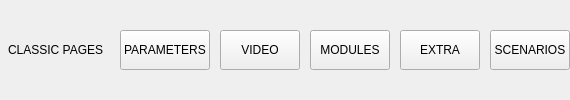
         <widget class="QWidget" name="classicRow" native="true">
          <layout class="QHBoxLayout" name="classicRowLayout">
           <property name="spacing">
            <number>10</number>
           </property>
           <property name="leftMargin">
            <number>8</number>
           </property>
           <property name="topMargin">
            <number>0</number>
           </property>
           <property name="rightMargin">
            <number>0</number>
           </property>
           <property name="bottomMargin">
            <number>0</number>
           </property>
           <item>
            <widget class="QLabel" name="classicHeading">
             <property name="text">
              <string>CLASSIC PAGES</string>
             </property>
             <property name="role" stdset="0">
              <string>heading</string>
             </property>
             <property name="letterSpacing" stdset="0">
              <double>2.6</double>
             </property>
            </widget>
           </item>
           <item>
            <spacer name="gap_38">
             <property name="orientation">
              <enum>Qt::Orientation::Horizontal</enum>
             </property>
             <property name="sizeType">
              <enum>QSizePolicy::Policy::Fixed</enum>
             </property>
             <property name="sizeHint" stdset="0">
              <size>
               <width>6</width>
               <height>1</height>
              </size>
             </property>
            </spacer>
           </item>
           <item>
            <widget class="QPushButton" name="classicParameters">
             <property name="text">
              <string>PARAMETERS</string>
             </property>
             <property name="focusPolicy">
              <enum>Qt::FocusPolicy::NoFocus</enum>
             </property>
             <property name="cursor">
              <cursorShape>PointingHandCursor</cursorShape>
             </property>
             <property name="minimumSize">
              <size>
               <width>0</width>
               <height>40</height>
              </size>
             </property>
             <property name="maximumSize">
              <size>
               <width>16777215</width>
               <height>40</height>
              </size>
             </property>
             <property name="role" stdset="0">
              <string>ghost</string>
             </property>
             <property name="action" stdset="0">
              <string>Launcher.showClassic('parameters')</string>
             </property>
             <property name="buttonSize" stdset="0">
              <string>small</string>
             </property>
             <property name="letterSpacing" stdset="0">
              <double>2.0</double>
             </property>
             <property name="disabledOpacity" stdset="0">
              <double>0.4</double>
             </property>
            </widget>
           </item>
           <item>
            <widget class="QPushButton" name="classicVideo">
             <property name="text">
              <string>VIDEO</string>
             </property>
             <property name="focusPolicy">
              <enum>Qt::FocusPolicy::NoFocus</enum>
             </property>
             <property name="cursor">
              <cursorShape>PointingHandCursor</cursorShape>
             </property>
             <property name="minimumSize">
              <size>
               <width>0</width>
               <height>40</height>
              </size>
             </property>
             <property name="maximumSize">
              <size>
               <width>16777215</width>
               <height>40</height>
              </size>
             </property>
             <property name="role" stdset="0">
              <string>ghost</string>
             </property>
             <property name="action" stdset="0">
              <string>Launcher.showClassic('video')</string>
             </property>
             <property name="buttonSize" stdset="0">
              <string>small</string>
             </property>
             <property name="letterSpacing" stdset="0">
              <double>2.0</double>
             </property>
             <property name="disabledOpacity" stdset="0">
              <double>0.4</double>
             </property>
            </widget>
           </item>
           <item>
            <widget class="QPushButton" name="classicModules">
             <property name="text">
              <string>MODULES</string>
             </property>
             <property name="focusPolicy">
              <enum>Qt::FocusPolicy::NoFocus</enum>
             </property>
             <property name="cursor">
              <cursorShape>PointingHandCursor</cursorShape>
             </property>
             <property name="minimumSize">
              <size>
               <width>0</width>
               <height>40</height>
              </size>
             </property>
             <property name="maximumSize">
              <size>
               <width>16777215</width>
               <height>40</height>
              </size>
             </property>
             <property name="role" stdset="0">
              <string>ghost</string>
             </property>
             <property name="action" stdset="0">
              <string>Launcher.showClassic('modules')</string>
             </property>
             <property name="buttonSize" stdset="0">
              <string>small</string>
             </property>
             <property name="letterSpacing" stdset="0">
              <double>2.0</double>
             </property>
             <property name="disabledOpacity" stdset="0">
              <double>0.4</double>
             </property>
            </widget>
           </item>
           <item>
            <widget class="QPushButton" name="classicExtra">
             <property name="text">
              <string>EXTRA</string>
             </property>
             <property name="focusPolicy">
              <enum>Qt::FocusPolicy::NoFocus</enum>
             </property>
             <property name="cursor">
              <cursorShape>PointingHandCursor</cursorShape>
             </property>
             <property name="minimumSize">
              <size>
               <width>0</width>
               <height>40</height>
              </size>
             </property>
             <property name="maximumSize">
              <size>
               <width>16777215</width>
               <height>40</height>
              </size>
             </property>
             <property name="role" stdset="0">
              <string>ghost</string>
             </property>
             <property name="action" stdset="0">
              <string>Launcher.showClassic('extra')</string>
             </property>
             <property name="buttonSize" stdset="0">
              <string>small</string>
             </property>
             <property name="letterSpacing" stdset="0">
              <double>2.0</double>
             </property>
             <property name="disabledOpacity" stdset="0">
              <double>0.4</double>
             </property>
            </widget>
           </item>
           <item>
            <widget class="QPushButton" name="classicScenarios">
             <property name="text">
              <string>SCENARIOS</string>
             </property>
             <property name="focusPolicy">
              <enum>Qt::FocusPolicy::NoFocus</enum>
             </property>
             <property name="cursor">
              <cursorShape>PointingHandCursor</cursorShape>
             </property>
             <property name="minimumSize">
              <size>
               <width>0</width>
               <height>40</height>
              </size>
             </property>
             <property name="maximumSize">
              <size>
               <width>16777215</width>
               <height>40</height>
              </size>
             </property>
             <property name="role" stdset="0">
              <string>ghost</string>
             </property>
             <property name="action" stdset="0">
              <string>Launcher.showClassic('scenarios')</string>
             </property>
             <property name="buttonSize" stdset="0">
              <string>small</string>
             </property>
             <property name="letterSpacing" stdset="0">
              <double>2.0</double>
             </property>
             <property name="disabledOpacity" stdset="0">
              <double>0.4</double>
             </property>
            </widget>
           </item>
           <item>
            <spacer name="hSpacer_21">
             <property name="orientation">
              <enum>Qt::Orientation::Horizontal</enum>
             </property>
             <property name="sizeHint" stdset="0">
              <size>
               <width>0</width>
               <height>20</height>
              </size>
             </property>
            </spacer>
           </item>
          </layout>
         </widget>
